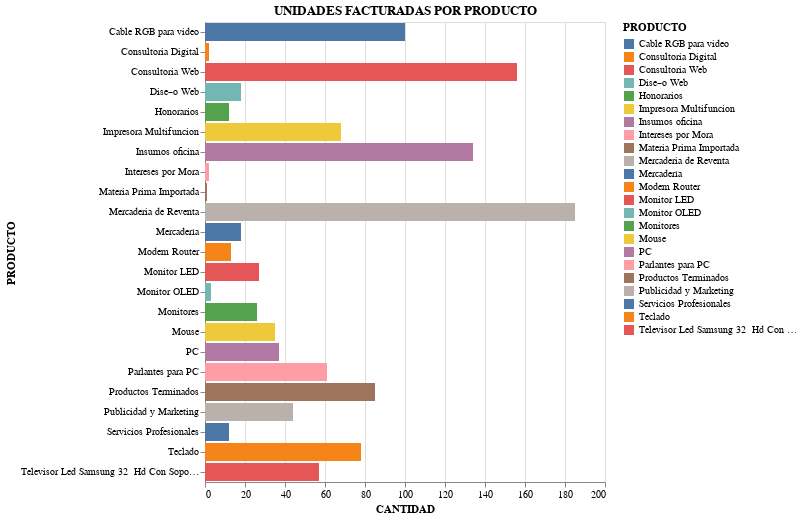

The cell this chart's notebook holds for it:
### Code cell
alt.Chart(facturas).mark_bar().encode(
  x="CANTIDAD",
  y=alt.Y("PRODUCTO"),
  color="PRODUCTO",).interactive().properties(title="UNIDADES FACTURADAS POR PRODUCTO")

### Figure 1 — Vega-Lite specification as saved in the notebook (floating-point values rounded to 4 significant figures; data arrays with more than 128 entries replaced by an {"elided": "..."} marker saying what was removed)
{"config": {"view": {"continuousWidth": 400, "continuousHeight": 300}}, "data": {"name": "data-845d0fc160f07c62a2dc82053634e06d"}, "mark": "bar", "encoding": {"color": {"type": "nominal", "field": "PRODUCTO"}, "x": {"type": "quantitative", "field": "CANTIDAD"}, "y": {"type": "nominal", "field": "PRODUCTO"}}, "selection": {"selector002": {"type": "interval", "bind": "scales", "encodings": ["x", "y"]}}, "title": "UNIDADES FACTURADAS POR PRODUCTO", "$schema": "https://vega.github.io/schema/vega-lite/v4.8.1.json", "datasets": {"data-845d0fc160f07c62a2dc82053634e06d": {"elided": "159 records"}}}
